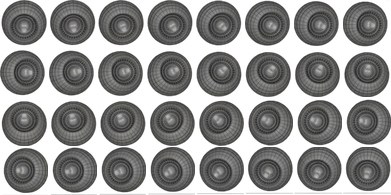
#> input picture tools/upscale/deathstar_orig48.png, 391 x 195 px, given in place of ufosheet.png, which was not available; the run also reads 1 picture not shown here
$ python align_to_original.py
#> lines starting #> are read from the running program, lines starting #| are printed output that depends on the picture; pictures that were not available may be replaced by others from this repository, and a replacement may not be noted
### tools/upscale/keycompare.py
"""Key out magenta from the GPT/Gemini UFO sheets and compare frame sequences."""
import numpy as np
from PIL import Image

ORIG = "../../web/EvilAliensWeb/wwwroot/Content/gfx/sprites/ufosheet.png"
GPT  = "ufo chatgpt upscaled.png"
GEM  = "ufo gemini upscaled.png"
ROWS, COLS = 4, 8

def key_magenta(rgb):
    """rgb HxWx3 uint8 on magenta -> RGBA straight alpha, despilled."""
    f = rgb.astype(np.float32)
    R, G, B = f[:, :, 0], f[:, :, 1], f[:, :, 2]
    m = (R + B) * 0.5 - G                     # high on magenta, ~0 on grey, <0 on teal
    T = 120.0
    a = np.clip(1.0 - m / T, 0.0, 1.0)
    # despill: remove magenta excess (min(R,B) above G) from R and B
    excess = np.clip(np.minimum(R, B) - G, 0, None)
    R2 = R - excess; B2 = B - excess
    out = np.zeros((*rgb.shape[:2], 4), np.uint8)
    out[:, :, 0] = np.clip(R2, 0, 255); out[:, :, 1] = np.clip(G, 0, 255)
    out[:, :, 2] = np.clip(B2, 0, 255); out[:, :, 3] = (a * 255 + 0.5).astype(np.uint8)
    return out

def cell(img, r, c):
    H, W = img.shape[:2]
    x0 = round(c * W / COLS); x1 = round((c + 1) * W / COLS)
    y0 = round(r * H / ROWS); y1 = round((r + 1) * H / ROWS)
    return img[y0:y1, x0:x1]

def orig_cell(img, r, c):
    return img[r*49:r*49+48, c*49:c*49+48]

def checker(rgba, Z):
    im = np.asarray(Image.fromarray(rgba, "RGBA").resize((Z, Z), Image.LANCZOS)).astype(float)
    a = im[:, :, 3:4] / 255.0
    bg = np.zeros((Z, Z, 3)); s = 10
    for y in range(0, Z, s):
        for x in range(0, Z, s):
            bg[y:y+s, x:x+s] = 90 if ((x//s + y//s) % 2) else 140
    return (im[:, :, :3] * a + bg * (1 - a)).astype(np.uint8)

orig = np.asarray(Image.open(ORIG).convert("RGBA"))
#> orig is the input picture: shape (195, 391, 4); mean R, G, B, A 62, 61.6, 60.9, 166.3
gpt  = key_magenta(np.asarray(Image.open(GPT).convert("RGB")))
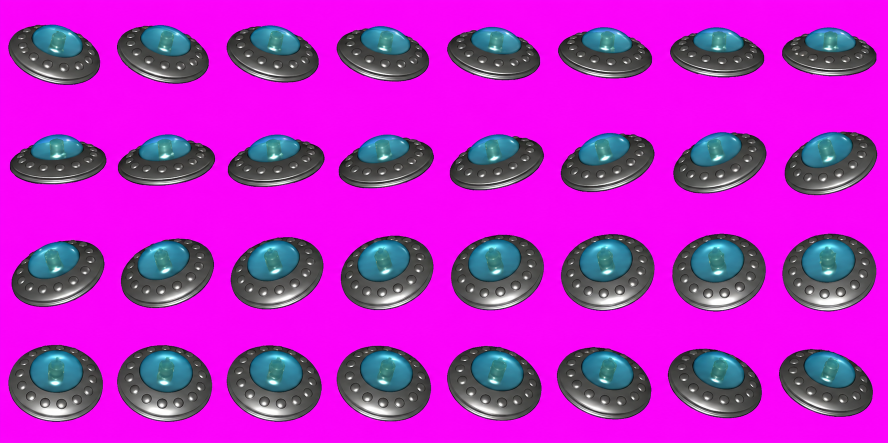
#> input picture tools/upscale/ufo chatgpt upscaled.png, 1775 x 886 px (shown at 1/2 size)
gem  = key_magenta(np.asarray(Image.open(GEM).convert("RGB")))
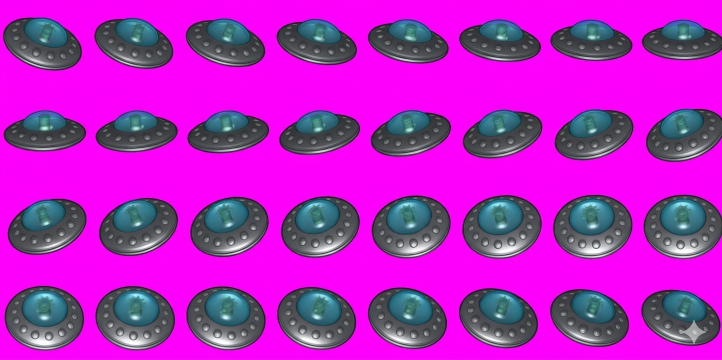
#> input picture tools/upscale/ufo gemini upscaled.png, 1444 x 720 px (shown at 1/2 size)

Z = 240; gap = 8; row = 0; PICK = [0, 2, 4, 6]  # every-other frame, top row
def strip(getter, src, is_orig=False):
#> called with is_orig = True
    cells = []
    for c in PICK:
        rgba = orig_cell(src, row, c) if is_orig else getter(src, row, c)
        cells.append(checker(rgba, Z))
        cells.append(np.full((Z, gap, 3), 30, np.uint8))
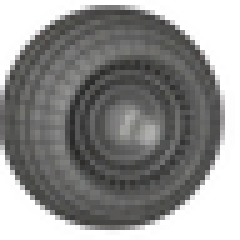
#> rgba: shape (48, 48, 4) (shown 5 times larger); mean R, G, B, A 64.2, 63.5, 62.9, 171.7; transparent parts drawn white
#> after the loop, cells = 8 items
    return np.hstack(cells[:-1])

s_orig = strip(None, orig, True)
s_gpt  = strip(cell, gpt)
s_gem  = strip(cell, gem)
#> call 3 of strip, with is_orig = False
#> the loop in strip (call 3), `for c in PICK:` made 4 passes
#> pass 1, in checker (call 9), `a = im[:, :, 3:4] / 255.0`:
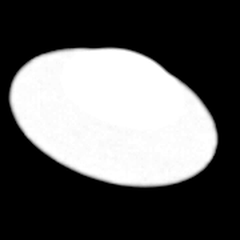
#> a: shape (240, 240, 1) float64; min 0, max 1, mean 0.372
#> after the loop in strip (call 3), `for c in PICK:`:
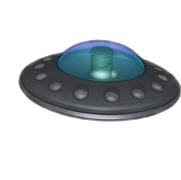
#> rgba: shape (180, 181, 4); mean of channels 0, 1, 2, 3 21.1, 24.7, 28, 72; transparent parts drawn white
#> in strip (call 3), `return np.hstack(cells[:-1])`:
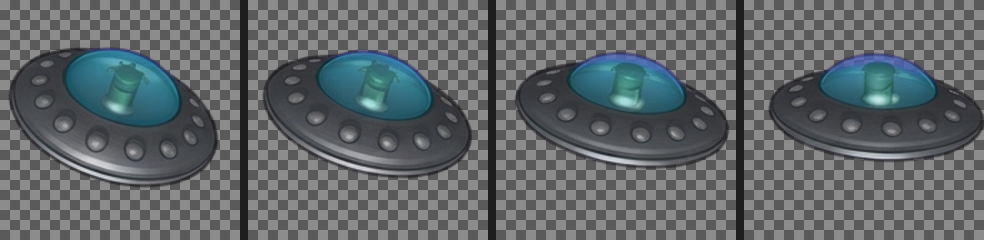
#> returned value: shape (240, 984, 3); mean of channels 0, 1, 2 97.6, 103.5, 106.1; drawn as R, G, B
vgap = np.full((gap, s_orig.shape[1], 3), 30, np.uint8)
full = np.vstack([s_orig, vgap, s_gpt, vgap, s_gem])
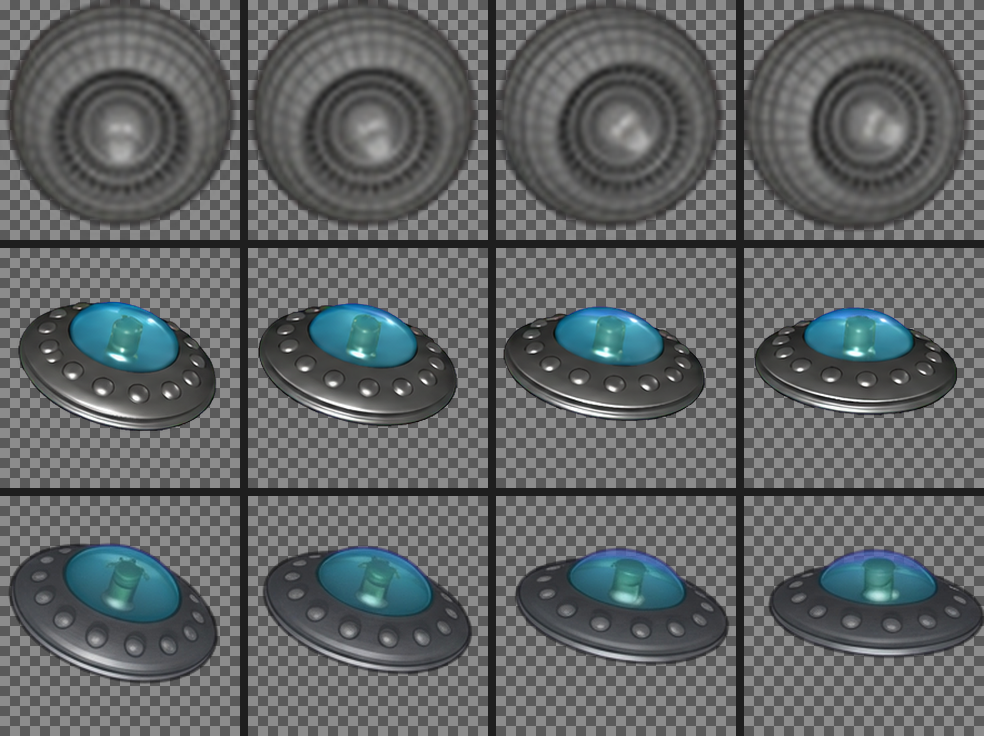
#> full: shape (736, 984, 3); mean R, G, B 96.5, 100.4, 101.5
Image.fromarray(full, "RGB").save("out/_rotation_check.png")
print("saved out/_rotation_check.png  (rows: ORIGINAL | CHATGPT | GEMINI, frames 0-7)")

# also full keyed sheets for the record
Image.fromarray(gpt, "RGBA").save("out/_ufo_chatgpt_keyed.png")
Image.fromarray(gem, "RGBA").save("out/_ufo_gemini_keyed.png")
print("saved keyed sheets")

### tools/upscale/align_to_original.py
"""Register each upscaled UFO frame to its low-res ORIGINAL counterpart by
maximizing silhouette overlap (FFT cross-correlation of the alpha channels).
The original sheet is the ground-truth registration, so this inherits the exact
authored motion and removes image-gen drift/wobble.

usage: python align_to_original.py "<upscaled_sheet.png>" <tag> [grid_crop]
"""
import sys, numpy as np
from PIL import Image
from keycompare import key_magenta

UP   = sys.argv[1] if len(sys.argv) > 1 else "ufo gemini upscaled_padded_with_alien.png"
TAG  = sys.argv[2] if len(sys.argv) > 2 else "gemini_aligned"
CROP = int(sys.argv[3]) if len(sys.argv) > 3 else 636
ORIG = sys.argv[4] if len(sys.argv) > 4 else "../../web/EvilAliensWeb/wwwroot/Content/gfx/sprites/ufosheet.png"
COLS, ROWS = 8, 4
CANVAS, BG, DUR = 256, (10, 10, 20), 100

orig = np.asarray(Image.open(ORIG).convert("RGBA"))
gem  = key_magenta(np.asarray(Image.open(UP).convert("RGB"))[:CROP])
H, W = gem.shape[:2]
#> H = 636; W = 1276

def gcell(i):
    r, c = i//COLS, i % COLS
    return gem[round(r*H/ROWS):round((r+1)*H/ROWS), round(c*W/COLS):round((c+1)*W/COLS)]
def ocell(i):
    r, c = i//COLS, i % COLS
    return orig[r*49:r*49+48, c*49:c*49+48]

def bbmax(a, thr):
#> called with thr = 40
    m = a > thr
    if not m.any(): return 1
    ys, xs = np.where(m); return max(xs.max()-xs.min()+1, ys.max()-ys.min()+1)
#> after `ys, xs = np.where(m)`: ys = 1631 values from 0 to 44; xs = 1631 values, max 46 at index 649, min 1 at index 695, mean 23.64

# global scale so the upscaled saucer ~ matches the original's apparent size
o_med = np.median([bbmax(ocell(i)[:, :, 3].astype(float), 40)*CANVAS/48 for i in range(32)])
#> o_med = 240
g_med = np.median([bbmax(gcell(i)[:, :, 3].astype(float), 60) for i in range(32)])
#> g_med = 139
SG = o_med / g_med
#> SG = 1.73
print(f"global scale SG={SG:.3f}  (orig~{o_med:.0f}px / gem~{g_med:.0f}px on a {CANVAS}px canvas)")
#| global scale SG=1.727  (orig~240px / gem~139px on a 256px canvas)

def place(rgba, dx, dy):
    im = Image.fromarray(rgba, "RGBA").resize(
        (max(1, round(rgba.shape[1]*SG)), max(1, round(rgba.shape[0]*SG))), Image.LANCZOS)
    cv = Image.new("RGBA", (CANVAS, CANVAS), (0, 0, 0, 0))
    cv.alpha_composite(im, (round((CANVAS-im.size[0])/2+dx), round((CANVAS-im.size[1])/2+dy)))
    return cv

def alpha_of(rgba_img):
    return np.asarray(rgba_img)[:, :, 3].astype(np.float32)/255.0

def best_shift(target, src):
    """integer (dx,dy) to shift src so it best overlaps target (FFT xcorr)."""
    F = np.fft.rfft2(target); G = np.fft.rfft2(src)
    cc = np.fft.irfft2(F*np.conj(G), s=target.shape)
    py, px = np.unravel_index(int(np.argmax(cc)), cc.shape)
    if py > target.shape[0]//2: py -= target.shape[0]
    if px > target.shape[1]//2: px -= target.shape[1]
    return px, py

def overlap(a, b):
    return float((np.minimum(a, b)).sum() / (np.maximum(a, b).sum() + 1e-6))

frames = []; ov_before = []; ov_after = []; shifts = []
for i in range(32):
    O = np.asarray(Image.fromarray(ocell(i), "RGBA").resize((CANVAS, CANVAS), Image.LANCZOS))
    Oa = O[:, :, 3].astype(np.float32)/255.0
    G0 = place(gcell(i), 0, 0); Ga = alpha_of(G0)
    dx, dy = best_shift(Oa, Ga)
    # guard: keep the shift only if it actually improves overlap (sign safety)
    Ga_sh = alpha_of(place(gcell(i), dx, dy))
    if overlap(Oa, Ga_sh) < overlap(Oa, Ga):
        dx, dy = 0, 0; Ga_sh = Ga
    shifts.append((dx, dy)); ov_before.append(overlap(Oa, Ga)); ov_after.append(overlap(Oa, Ga_sh))
    canvas = Image.new("RGBA", (CANVAS, CANVAS), (*BG, 255))
    canvas.alpha_composite(place(gcell(i), dx, dy))
    frames.append(canvas.convert("RGB"))
#> this loop made 32 passes
#> (py in best_shift, px in best_shift) on passes 1 to 12: (-4, 11), (-5, 7), (-1, 1), (-1, -3), (0, -6), (4, -10), (6, -14), (6, -18), (3, -6), (4, -8), (4, -11), (8, -13)
#> after the loop, frames = 32 items; ov_after = 32 values, max 0.813 at index 23, min 0.483 at index 7, mean 0.644; ov_before = 32 values, max 0.81 at index 23, min 0.456 at index 7, mean 0.624; shifts = 32 pairs, first value -18 to 16, second value -19 to 12

print(f"mean silhouette overlap (IoU):  before={np.mean(ov_before):.3f}  after={np.mean(ov_after):.3f}")
#| mean silhouette overlap (IoU):  before=0.624  after=0.644
print(f"shift magnitude: mean={np.mean([abs(x)+abs(y) for x,y in shifts]):.1f}px  max={max(abs(x)+abs(y) for x,y in shifts)}px")
#| shift magnitude: mean=15.8px  max=30px

frames[0].save(f"out/ufo_{TAG}.gif", save_all=True, append_images=frames[1:],
               duration=DUR, loop=0, disposal=2, optimize=True)
print(f"saved out/ufo_{TAG}.gif")

# diagnostic: original silhouette (green) vs aligned-gem silhouette (red), overlap=yellow
import numpy as _np
tiles = []
for i in [0, 8, 16, 24]:
    O = _np.asarray(Image.fromarray(ocell(i), "RGBA").resize((CANVAS, CANVAS), Image.LANCZOS))[:, :, 3]/255.0
    G = alpha_of(place(gcell(i), *shifts[i]))
    img = _np.zeros((CANVAS, CANVAS, 3), _np.uint8)
    img[:, :, 1] = (O*255).astype(_np.uint8)   # original -> green
    img[:, :, 0] = (G*255).astype(_np.uint8)   # aligned  -> red  (overlap=yellow)
    tiles.append(img)
#> after the loop, tiles = 4 items
strip = _np.hstack([_np.pad(t, ((0, 0), (0, 4), (0, 0))) for t in tiles])
Image.fromarray(strip, "RGB").save(f"out/_{TAG}_overlap.png")
print(f"saved out/_{TAG}_overlap.png  (green=orig, red=aligned-gem, yellow=overlap; frames 0/8/16/24)")
